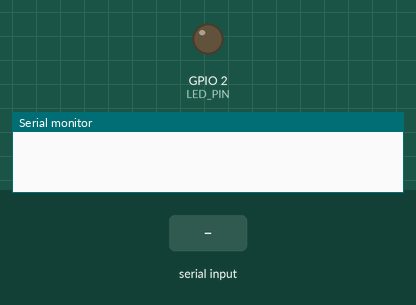
Recording of a sketch running on a simulated ESP32-S3. On the bench: output pins drawn as LEDs (lit = HIGH), the last lines printed to the serial monitor. Dashed ring = blinking. The test bench sets the inputs (shaded band).

Above: at 0.1 s.
At 1.2 s:
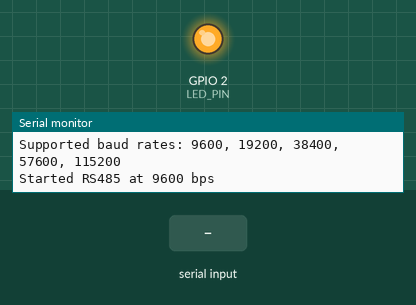
At 4.3 s:
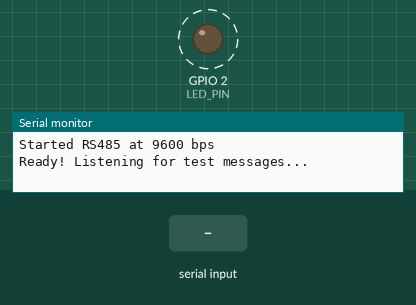
4.4 s: "CHANGE_BAUD_\n" received over the second serial link
6.6 s: "RS485_TEST_MESSAGE_\n" received over the second serial link
8.6 s: "90,45\n" received over the second serial link
Timing chart, 0 to 16.6 s (numbered marks = the images above; inputs shaded):
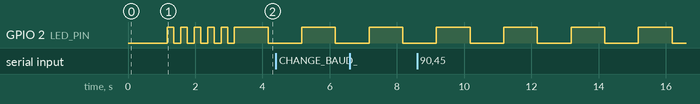

Measured:
- by itself, GPIO 2 (LED_PIN): alternates HIGH for 1.0 s and LOW for 1.0 s

The sketch:

esp32_rs485_responder.ino
```cpp
/*
 * RS485 Adapter Baud Rate Sweep Test - ESP32-S3-Zero Side
 * Responds to test messages from PC via RS485 connection
 *
 * Hardware Setup:
 * - ESP32-S3-Zero board
 * - TX/RX TTL signals connected to RS485 adapter
 * - A+/B- differential signals to PC via RS485-USB adapter
 *
 * The program automatically detects baud rate and responds to test messages
 */

#include <HardwareSerial.h>

// Configuration
#define SERIAL_BUFFER_SIZE 256
#define LED_PIN 2  // Built-in LED on ESP32-S3-Zero
#define MAX_MESSAGE_LENGTH 128

// Serial communication
HardwareSerial rs485Serial(1);  // Use UART1

// Status variables
unsigned long messageCount = 0;
unsigned long lastMessageTime = 0;
unsigned long ledBlinkTime = 0;
bool ledState = false;
String currentMessage = "";
bool messageReady = false;

// Baud rate management
const int baudRates[] = {9600, 19200, 38400, 57600, 115200};
const int numBaudRates = sizeof(baudRates) / sizeof(baudRates[0]);
int currentBaudIndex = 0;
int currentBaud = 9600;

void setup() {
  // Initialize built-in LED
  pinMode(LED_PIN, OUTPUT);
  digitalWrite(LED_PIN, LOW);

  // Initialize USB Serial for debugging
  Serial.begin(115200);
  delay(1000);

  Serial.println("\n\n===========================================");
  Serial.println("RS485 Responder Starting...");
  Serial.println("ESP32-S3-Zero RS485 Baud Rate Sweep Test Responder");
  Serial.println("===========================================");
  Serial.println("Waiting for messages from PC...");
  Serial.print("Supported baud rates: ");
  for (int i = 0; i < numBaudRates; i++) {
    Serial.print(baudRates[i]);
    if (i < numBaudRates - 1) Serial.print(", ");
  }
  Serial.println();

  // Start with first baud rate
  startRS485Communication(baudRates[currentBaudIndex]);

  // Blink LED to indicate startup
  for (int i = 0; i < 5; i++) {
    digitalWrite(LED_PIN, HIGH);
    delay(200);
    digitalWrite(LED_PIN, LOW);
    delay(200);
  }

  Serial.println("Ready! Listening for test messages...");
}

void loop() {
  static unsigned long lastStatusTime = 0;

  // Handle LED blinking (indicates activity)
  handleLEDIndication();

  // Read and process incoming messages
  readSerialData();

  // Process complete messages
  if (messageReady) {
    processMessage();
    messageReady = false;
  }

  // Print status periodically
  if (millis() - lastStatusTime > 30000) {
    printStatus();
    lastStatusTime = millis();
  }
}

void startRS485Communication(int baudRate) {
  rs485Serial.end();
  delay(100);

  // Use pins 17 (TX) and 18 (RX) for UART1
  rs485Serial.begin(baudRate, SERIAL_8N1, 18, 17);
  rs485Serial.setTimeout(100);

  // Clear any garbage from buffer after baud rate change
  delay(50);
  while (rs485Serial.available()) {
    rs485Serial.read();
  }

  // Clear message buffer
  currentMessage = "";
  messageReady = false;

  currentBaud = baudRate;

  Serial.print("Started RS485 at ");
  Serial.print(baudRate);
  Serial.println(" bps");
}

void changeBaudRate(int newBaudRate) {
  // Find the index of the new baud rate
  for (int i = 0; i < numBaudRates; i++) {
    if (baudRates[i] == newBaudRate) {
      currentBaudIndex = i;
      startRS485Communication(newBaudRate);
      Serial.print("Changed to baud rate: ");
      Serial.println(newBaudRate);
      return;
    }
  }
  Serial.print("ERROR: Invalid baud rate requested: ");
  Serial.println(newBaudRate);
}

void readSerialData() {
  static unsigned long lastDebugTime = 0;
  static int bytesReceived = 0;

  while (rs485Serial.available() && !messageReady) {
    char incomingByte = rs485Serial.read();
    bytesReceived++;

    // Debug: Print raw bytes periodically
    if (millis() - lastDebugTime > 1000 && bytesReceived > 0) {
      Serial.print("DEBUG: Received ");
      Serial.print(bytesReceived);
      Serial.print(" bytes in last second at ");
      Serial.print(baudRates[currentBaudIndex]);
      Serial.println(" bps");
      bytesReceived = 0;
      lastDebugTime = millis();
    }

    if (incomingByte == '\n' || incomingByte == '\r') {
      if (currentMessage.length() > 0) {
        messageReady = true;
        break;
      }
    } else if (incomingByte >= 32 && incomingByte <= 126) {  // Printable ASCII
      if (currentMessage.length() < MAX_MESSAGE_LENGTH) {
        currentMessage += incomingByte;
      }
    } else {
      // Debug: Log non-printable characters
      Serial.print("DEBUG: Non-printable byte: 0x");
      Serial.println(incomingByte, HEX);
    }
  }
}

void processMessage() {
  if (currentMessage.length() == 0) {
    return;
  }

  Serial.print("Received: ");
  Serial.println(currentMessage);

  // Check for baud rate change command
  if (currentMessage.startsWith("CHANGE_BAUD_")) {
    // Format: CHANGE_BAUD_xxxxx (e.g., CHANGE_BAUD_19200)
    String baudStr = currentMessage.substring(12);
    int newBaud = baudStr.toInt();

    if (newBaud > 0) {
      // Send acknowledgment at current baud rate
      rs485Serial.println("ACK_BAUD_CHANGE");
      rs485Serial.flush();
      delay(100);

      // Change to new baud rate
      changeBaudRate(newBaud);
    } else {
      Serial.println("Invalid baud rate in command");
    }
  }
  // Check if this looks like a test message
  else if (currentMessage.startsWith("RS485_TEST_MESSAGE_")) {
    // Validate message format
    if (validateMessage(currentMessage)) {
      // Send ACK response
      String response = "ACK_" + currentMessage;
      rs485Serial.println(response);

      messageCount++;
      lastMessageTime = millis();

      Serial.print("Sent ACK (");
      Serial.print(messageCount);
      Serial.print("): ");
      Serial.println(response);

      // Quick LED blink for successful message
      digitalWrite(LED_PIN, HIGH);
      delay(10);
      digitalWrite(LED_PIN, LOW);
    } else {
      Serial.println("Invalid message format - no response sent");
    }
  } else {
    Serial.println("Unknown message type - ignoring");
  }

  // Clear the message buffer
  currentMessage = "";
}

bool validateMessage(const String& message) {
  // Expected format: RS485_TEST_MESSAGE_NNNN_XXXXXXXX
  // Where NNNN is 4-digit sequence number and XXXXXXXX is 8-char checksum

  if (message.length() < 32) {  // Minimum expected length
    return false;
  }

  // Check prefix
  if (!message.startsWith("RS485_TEST_MESSAGE_")) {
    return false;
  }

  // Find the last underscore (before checksum)
  int lastUnderscore = message.lastIndexOf('_');
  if (lastUnderscore == -1 || lastUnderscore < 19) {
    return false;
  }

  // Check if we have a checksum part
  String checksumPart = message.substring(lastUnderscore + 1);
  if (checksumPart.length() != 8) {
    return false;
  }

  // Validate checksum contains only hex characters
  for (int i = 0; i < checksumPart.length(); i++) {
    char c = checksumPart.charAt(i);
    if (!((c >= '0' && c <= '9') || (c >= 'a' && c <= 'f') || (c >= 'A' && c <= 'F'))) {
      return false;
    }
  }

  return true;
}

void handleLEDIndication() {
  unsigned long currentTime = millis();

  // Slow heartbeat to show device is alive
  if (currentTime - ledBlinkTime > 1000) {
    ledState = !ledState;
    digitalWrite(LED_PIN, ledState ? HIGH : LOW);
    ledBlinkTime = currentTime;
  }
}

void printStatus() {
  Serial.println("\n--- Status ---");
  Serial.print("Current Baud Rate: ");
  Serial.print(currentBaud);
  Serial.println(" bps");
  Serial.print("Messages processed: ");
  Serial.println(messageCount);
  Serial.print("Uptime: ");
  Serial.print(millis() / 1000);
  Serial.println(" seconds");
  Serial.println("-------------\n");
}
```
